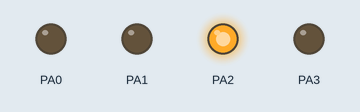
This program was run on a simulated ATmega32, built with avr-gcc and emulated at 8 MHz. Parts: output pins drawn as LEDs (lit = HIGH).

Above: at 0.62 s.
At 1.7 s:
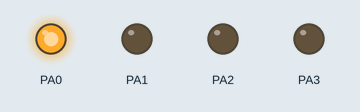
At 2.62 s:
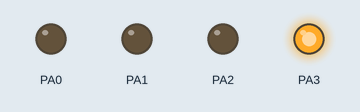
At 3.87 s:
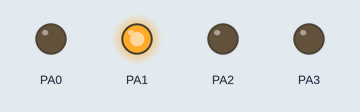
Timing chart, 0 to 4.2 s (numbered marks = the images above):
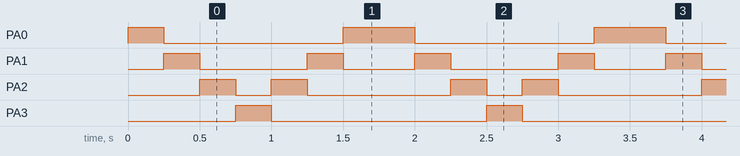

The program:

main.c
```c
#include <avr/io.h>
#include <util/delay.h>

int getBit(int num, int position);
int setBit(int num, int position);
int clearBit(int num, int position);

int main(void)
{
	int i;
	DDRA = 0b00001111;
	PORTA = 0b00000000;
	while(1) //Super loop
	{
		for(i = 0; i < 7; ++i){
			PORTA = setBit(PORTA,i>3 ? 6-i:i);
			_delay_ms(250);
			PORTA = clearBit(PORTA,i>3 ? 6-i:i);
		}
	}
}

// Function to get the value of a specific bit at a given position
int getBit(int num, int position) {
    return (num >> position) & 1;
}

// Function to set a specific bit at a given position to 1
int setBit(int num, int position) {
    return num | (1 << position);
}

// Function to clear a specific bit at a given position to 0
int clearBit(int num, int position) {
    return num & ~(1 << position);
}
```

Measured:
- by itself, PA0: repeats every 1.8 s: LOW 1.3 s, HIGH 0.50 s
- by itself, PA1: repeats every 1.8 s: LOW 0.75 s, HIGH 0.25 s, LOW 0.50 s, HIGH 0.25 s
- by itself, PA2: repeats every 1.8 s: LOW 0.25 s, HIGH 0.25 s, LOW 1.0 s, HIGH 0.25 s
- by itself, PA3: alternates HIGH for 0.25 s and LOW for 1.5 s
